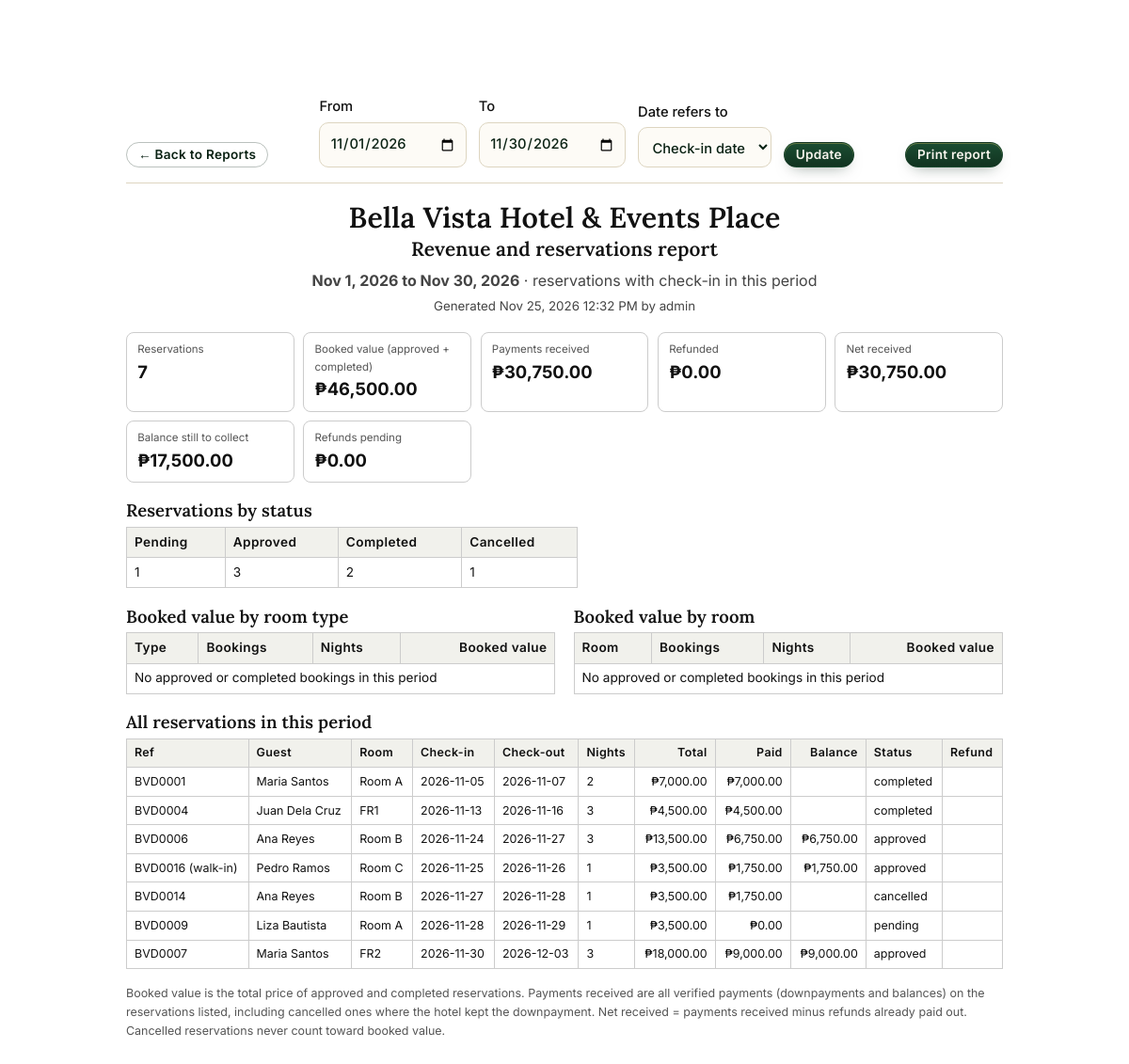
/report.php (signed in), run on the app's committed database.
### tables this page shows
CREATE TABLE IF NOT EXISTS reservations (
    id INT AUTO_INCREMENT PRIMARY KEY,
    ref VARCHAR(12) UNIQUE,
    guest_id INT,
    room_id INT,
    checkin DATE,
    checkout DATE,
    pax INT,
    extra_fee DECIMAL(10, 2),
    discount DECIMAL(10, 2),
    total DECIMAL(10, 2),
    downpayment DECIMAL(10, 2),
    voucher_id INT NULL,
    status ENUM ('pending', 'approved', 'cancelled', 'completed') DEFAULT 'pending',
    created_at TIMESTAMP DEFAULT CURRENT_TIMESTAMP,
    source ENUM ('online', 'walkin') DEFAULT 'online',
    cancel_reason VARCHAR(12) NULL,
    cancelled_at DATETIME NULL,
    refund_status ENUM ('none', 'pending', 'refunded') DEFAULT 'none',
    refund_amount DECIMAL(10, 2) DEFAULT 0,
    refund_note VARCHAR(120) NULL,
    FOREIGN KEY (guest_id) REFERENCES guests (id),
    FOREIGN KEY (room_id) REFERENCES rooms (id)
);

CREATE TABLE IF NOT EXISTS guests (
    id INT AUTO_INCREMENT PRIMARY KEY,
    name VARCHAR(80),
    email VARCHAR(100) UNIQUE,
    phone VARCHAR(30),
    pass VARCHAR(255),
    points INT DEFAULT 0,
    vip TINYINT DEFAULT 0
);

CREATE TABLE IF NOT EXISTS rooms (
    id INT AUTO_INCREMENT PRIMARY KEY,
    name VARCHAR(30),
    type ENUM ('standard', 'family', 'hall'),
    rate INT,
    base_cap INT,
    max_cap INT,
    active TINYINT DEFAULT 1,
    deleted TINYINT DEFAULT 0
);

### config.php (called while the page is built, shortened)
<?php
function peso($n)
{
   return '₱' . number_format((float) $n, 2);
}
function balanceDue($r, $paid)
{
   return max(0, round((float) $r['total'] - (float) $paid, 2));
}

### report.php (the view, shortened to what this page needs)
<?php
require 'config.php';
function h($s)
{
    return htmlspecialchars((string) $s, ENT_QUOTES);
}
function vd($d, $def)
{
    $x = date_create_from_format('Y-m-d', (string) $d);
    return ($x && $x->format('Y-m-d') == $d) ? $d : $def;
}
$from = vd($_GET['from'] ?? '', date('Y-m-01'));
$to = vd($_GET['to'] ?? '', date('Y-m-t'));
$by = ($_GET['by'] ?? '') == 'booked' ? 'booked' : 'checkin';
$col = $by == 'booked' ? 'DATE(r.created_at)' : 'r.checkin';
$q = $pdo->prepare("SELECT r.*,g.name guest,m.name room,m.type,(SELECT COALESCE(SUM(p.amount),0) FROM payments p WHERE p.reservation_id=r.id AND p.status='verified') paid FROM reservations r JOIN guests g ON g.id=r.guest_id JOIN rooms m ON m.id=r.room_id WHERE $col>=? AND $col<=? ORDER BY r.checkin,r.id");
$q->execute([$from, $to]);
$rows = $q->fetchAll();
$cnt = ['pending' => 0, 'approved' => 0, 'completed' => 0, 'cancelled' => 0];
$rev = $collected = $refunded = $refPending = $outstanding = 0;
$type = [];
$room = [];
foreach ($rows as &$r) {
    $r['nights'] = (int) date_create($r['checkin'])->diff(date_create($r['checkout']))->format('%a');
    $cnt[$r['status']]++;
    $collected += $r['paid'];
    $r['balance'] = in_array($r['status'], ['approved', 'completed']) ? balanceDue($r, $r['paid']) : 0;
    if (in_array($r['status'], ['approved', 'completed'])) {
        $rev += $r['total'];
        $outstanding += $r['balance'];
    }
}
ksort($type);
ksort($room);
$adm = $pdo->prepare('SELECT username FROM admins WHERE id=?');
$adm->execute([$_SESSION['admin']]);
$who = $adm->fetch()['username'] ?? 'staff';
$fmt = fn($d) => date('M j, Y', strtotime($d));
?><!doctype html>
<html lang="en" data-theme="light">
<head>
    <link rel="stylesheet" href="assets/style.css">
</head>
<body class="rpbody">
    <main class="rp">
        <div class="noprint rpbar"><a class="btn ghost sm" href="admin-reports.php">&larr; Back to Reports</a>
            <form method="get" class="rpform"><label>From<input type="date" name="from" value="<?= h($from) ?>"
                        required></label><label>To<input type="date" name="to" value="<?= h($to) ?>" required></label>
                <label>Date refers to<select name="by">
                        <option value="checkin" <?= $by == 'checkin' ? ' selected' : '' ?>>Check-in date</option>
                    </select></label><button class="btn sm">Update</button>
            </form>
            <button class="btn sm" onclick="window.print()">Print report</button>
        </div>
        <header class="rph">
            <h1>Bella Vista Hotel &amp; Events Place</h1>
            <h2>Revenue and reservations report</h2>
            <p><b><?= h($fmt($from)) ?> to <?= h($fmt($to)) ?></b> ·
                <?= $by == 'booked' ? 'reservations booked in this period' : 'reservations with check-in in this period' ?><br><small>Generated
                    <?= h(date('M j, Y g:i A')) ?> by <?= h($who) ?></small></p>
        </header>
        <section class="rpk">
            <div><span>Reservations</span><b><?= count($rows) ?></b></div>
            <div><span>Booked value (approved + completed)</span><b><?= peso($rev) ?></b></div>
            <div><span>Payments received</span><b><?= peso($collected) ?></b></div>
            <div><span>Refunded</span><b><?= peso($refunded) ?></b></div>
            <div><span>Net received</span><b><?= peso($collected - $refunded) ?></b></div>
            <div><span>Balance still to collect</span><b><?= peso($outstanding) ?></b></div>
            <div><span>Refunds pending</span><b><?= peso($refPending) ?></b></div>
        </section>
        <h3>Reservations by status</h3>
        <table class="rpt sm">
            <thead>
                <tr><?php foreach ($cnt as $k => $v)
                    echo '<th>' . ucfirst($k) . '</th>'; ?></tr>
            </thead>
            <tbody>
                <tr><?php foreach ($cnt as $v)
                    echo "<td>$v</td>"; ?></tr>
            </tbody>
        </table>
        <div class="rp2">
            <div>
                <h3>Booked value by room type</h3>
                <table class="rpt">
                    <thead>
                        <tr>
                            <th>Type</th>
                            <th>Bookings</th>
                            <th>Nights</th>
                            <th class="r">Booked value</th>
                        </tr>
                    </thead>
                    <tbody>
                        <?php foreach ($type as $k => $v)
                        if (!$type)
                            echo '<tr><td colspan="4">No approved or completed bookings in this period</td></tr>'; ?>
                    </tbody>
                </table>
            </div>
            <div>
                <h3>Booked value by room</h3>
                <table class="rpt">
                    <thead>
                        <tr>
                            <th>Room</th>
                            <th>Bookings</th>
                            <th>Nights</th>
                            <th class="r">Booked value</th>
                        </tr>
                    </thead>
                    <tbody>
                        <?php foreach ($room as $k => $v)
                        if (!$room)
                            echo '<tr><td colspan="4">No approved or completed bookings in this period</td></tr>'; ?>
                    </tbody>
                </table>
            </div>
        </div>
        <h3>All reservations in this period</h3>
        <table class="rpt det">
            <thead>
                <tr>
                    <th>Ref</th>
                    <th>Guest</th>
                    <th>Room</th>
                    <th>Check-in</th>
                    <th>Check-out</th>
                    <th>Nights</th>
                    <th class="r">Total</th>
                    <th class="r">Paid</th>
                    <th class="r">Balance</th>
                    <th>Status</th>
                    <th>Refund</th>
                </tr>
            </thead>
            <tbody>
                <?php foreach ($rows as $r) {
                    $rf = $r['refund_status'] == 'none' ? '' : ucfirst($r['refund_status']) . ' ' . peso($r['refund_amount']);
                    echo '<tr><td>' . h($r['ref']) . ($r['source'] == 'walkin' ? ' (walk-in)' : '') . '</td><td>' . h($r['guest']) . '</td><td>' . h($r['room']) . '</td><td>' . h($r['checkin']) . '</td><td>' . h($r['checkout']) . '</td><td>' . $r['nights'] . '</td><td class="r">' . peso($r['total']) . '</td><td class="r">' . peso($r['paid']) . '</td><td class="r">' . ($r['balance'] > 0 ? peso($r['balance']) : '') . '</td><td>' . h($r['status']) . '</td><td>' . h($rf) . '</td></tr>';
                }
                    echo '<tr><td colspan="11">No reservations in this period</td></tr>'; ?>
            </tbody>
        </table>
        <p class="mu rpnote">Booked value is the total price of approved and completed reservations. Payments received
            are all verified payments (downpayments and balances) on the reservations listed, including cancelled ones
            where the hotel kept the downpayment. Net received = payments received minus refunds already paid out.
            Cancelled reservations never count toward booked value.</p>
    </main>
</body>
</html>

### data on the page
reservations: ref "BVD0001", guest.name "Maria Santos", room.name "Room A", checkin "2026-11-05", checkout "2026-11-07", pax "2", total "₱7,000.00", paid "₱7,000.00", status "completed"
reservations: ref "BVD0004", guest.name "Juan Dela Cruz", room.name "FR1", checkin "2026-11-13", checkout "2026-11-16", nights "3", total "₱4,500.00", paid "₱4,500.00", status "completed"
reservations: ref "BVD0006", guest.name "Ana Reyes", room.name "Room B", checkin "2026-11-24", checkout "2026-11-27", pax "3", total "₱13,500.00", paid "₱6,750.00", balance "₱6,750.00", status "approved"
reservations: ref "BVD0016", source "(walk-in)", guest.name "Pedro Ramos", room.name "Room C", checkin "2026-11-25", checkout "2026-11-26", nights "1", total "₱3,500.00", paid "₱1,750.00", balance "₱1,750.00", status "approved"
reservations: ref "BVD0014", guest.name "Ana Reyes", room.name "Room B", checkin "2026-11-27", checkout "2026-11-28", nights "1", total "₱3,500.00", paid "₱1,750.00", status "cancelled"
reservations: ref "BVD0009", guest.name "Liza Bautista", room.name "Room A", checkin "2026-11-28", checkout "2026-11-29", room "1", total "₱3,500.00", paid "₱0.00", status "pending"
reservations: ref "BVD0007", guest.name "Maria Santos", room.name "FR2", checkin "2026-11-30", checkout "2026-12-03", nights "3", total "₱18,000.00", paid "₱9,000.00", balance "₱9,000.00", status "approved"

### other printed values
$fmt($from) "Nov 1, 2026"
$fmt($to) "Nov 30, 2026"
$who "admin"
count($rows) "7"
peso($rev) "₱46,500.00"
peso($collected) "₱30,750.00"
peso($refunded) "₱0.00"
peso($collected - $refunded) "₱30,750.00"
peso($outstanding) "₱17,500.00"
peso($refPending) "₱0.00"
$k "Pending"
$k "Approved"
$k "Completed"
$k "Cancelled"
$v "1"
